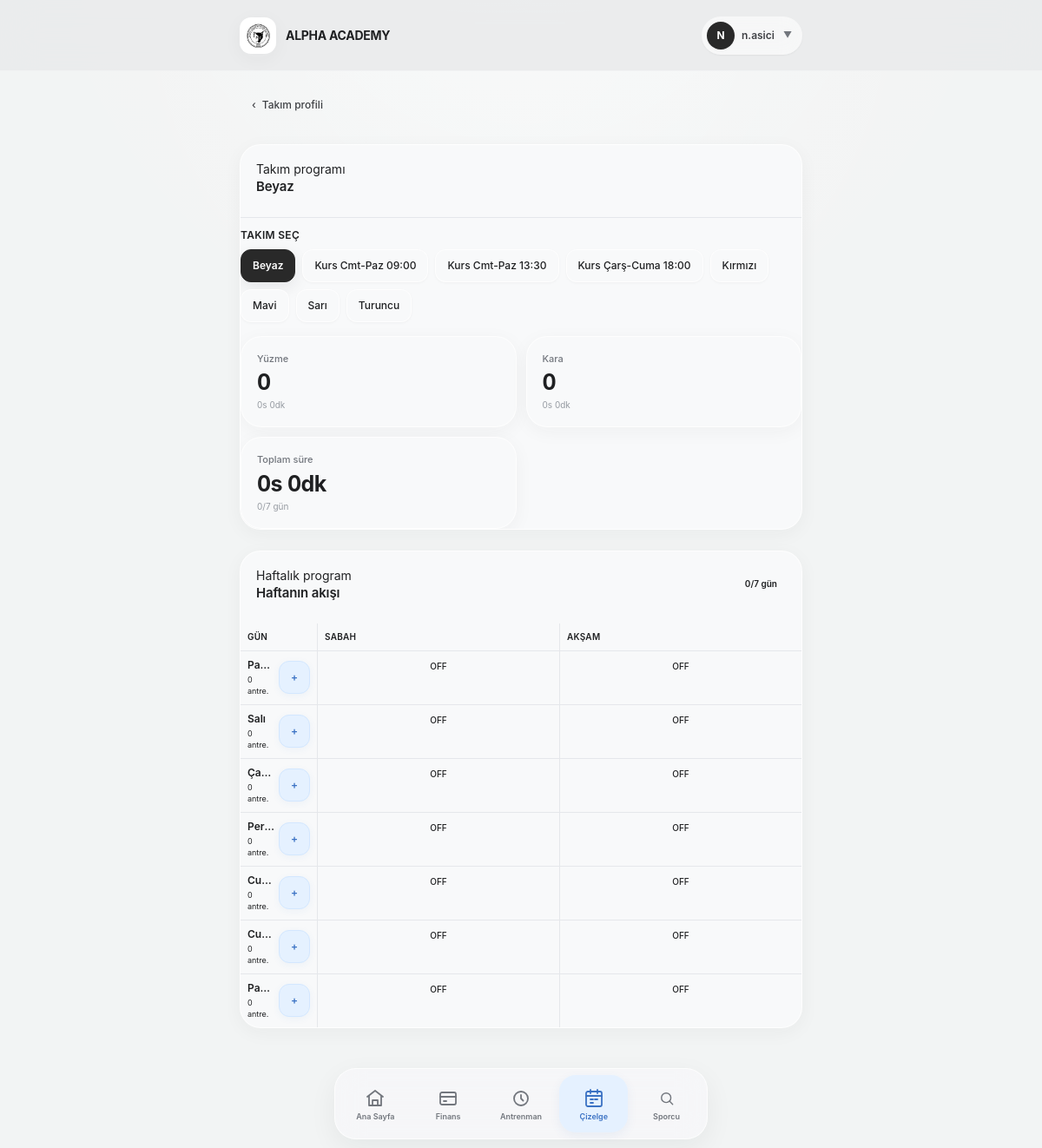
Screenshot of /teams/schedule/ (signed in) with the database file from the repository.
### users/models.py (models this page shows, shortened)
class User(AbstractUser):
    class Role(models.TextChoices):
        PARENT = 'parent', 'Veli'
        ADMIN = 'admin', 'Yönetici'
        COACH = 'coach', 'Antrenör'
        FINANCE = 'finance', 'Mali İşler'
    email = models.EmailField(unique=True, verbose_name="E-posta Adresi")
    role = models.CharField(
        max_length=20,
        choices=Role.choices,
        default=Role.PARENT,
        verbose_name="Kullanıcı Rolü"
    )
    phone_number = models.CharField(max_length=15, blank=True, null=True, verbose_name="Telefon Numarası")
    tc_identity = models.CharField(max_length=11, blank=True, null=True, verbose_name="T.C. Kimlik No")
    USERNAME_FIELD = 'username'
    REQUIRED_FIELDS = ['email', 'first_name', 'last_name']
    class Meta:
        verbose_name = "Kullanıcı"
        verbose_name_plural = "Kullanıcılar"
    @property
    def is_club_admin(self):
        return self.role == self.Role.ADMIN
    @property
    def is_coach(self):
        return self.role == self.Role.COACH

### teams/models.py (models this page shows, shortened)
class Team(models.Model):
    name = models.CharField(max_length=100, verbose_name="Takım / Grup Adı")
    description = models.TextField(blank=True, null=True, verbose_name="Açıklama / Yaş Grubu")
    coaches = models.ManyToManyField(
        settings.AUTH_USER_MODEL,
        blank=True,
        limit_choices_to={'role__in': ['coach', 'club_admin']},
        related_name='assigned_teams',
        verbose_name="Sorumlu Antrenörler"
    )
    is_active = models.BooleanField(default=True, verbose_name="Aktif mi?")
    created_at = models.DateTimeField(auto_now_add=True)
    class Meta:
        verbose_name = "Takım"
        verbose_name_plural = "Takımlar"

### teams/views.py (the view)
# urls.py: path('schedule/', views.team_schedule_home, name='team-schedule-home'),
@login_required
def team_schedule_home(request):
	teams = _schedule_teams(request)
	team = teams.filter(pk=request.GET.get('team')).first() or teams.first()
	context = _weekly_schedule_context(team) if team else {
		'team': None,
		'weekly_days': [],
		'scheduled_day_count': 0,
	}
	context['schedule_teams'] = teams
	return render(request, 'team/weekly_schedule.html', context)

### teams/views.py (called while the page is built)
def _schedule_teams(request):
	teams = Team.objects.order_by('name')
	if request.user.is_coach:
		teams = teams.filter(coaches=request.user)
	return teams

### templates/team/weekly_schedule.html (shortened to what this page needs)
{% extends "base.html" %}
{% block content %}
<div class="dashboard">
    <header class="page-header">
        {% if team %}
            <a
                href="{% url 'team-detail' team.pk %}"
                class="ui-btn ui-btn-sm ui-btn-ghost"
            >
                <span aria-hidden="true">‹</span>
                Takım profili
            </a>
        {% endif %}
    </header>
    {% if team %}
        <section class="ui-card">
            <div class="ui-card-header">
                <div class="min-w-0">
                    <p class="ui-eyebrow">
                        Takım programı
                    </p>
                    <h1
                        class="ui-card-title truncate"
                        title="{{ team.name }}"
                    >
                        {{ team.name }}
                    </h1>
                </div>
            </div>
            {% if schedule_teams %}
                <div class="mt-3 border-t border-base-200 pt-3">
                    <p class="mb-2 text-xs font-semibold uppercase tracking-wide text-base-content/50">
                        Takım seç
                    </p>
                    <form
                        method="get"
                        aria-label="Takım seçimi"
                        class="flex flex-wrap gap-2"
                    >
                        {% for schedule_team in schedule_teams %}
                            <button
                                type="submit"
                                name="team"
                                value="{{ schedule_team.pk }}"
                                class="
                                    ui-btn
                                    ui-btn-sm
                                    {% if team.pk == schedule_team.pk %}
                                        ui-btn-dark
                                    {% else %}
                                        ui-btn-secondary
                                    {% endif %}
                                "
                                {% if team.pk == schedule_team.pk %}
                                    aria-current="true"
                                {% endif %}
                            >
                                {{ schedule_team.name }}
                            </button>
                        {% endfor %}
                    </form>
                </div>
            {% endif %}
            <div class="ui-stat-grid mt-4">
                <div class="ui-stat">
                    <p class="ui-stat-label">
                        Yüzme
                    </p>
                    <p class="ui-stat-value text-primary-custom">
                        {{ swimming_count }}
                    </p>
                    <p class="ui-stat-description">
                        {{ swimming_training_hours }}s
                        {{ swimming_training_minutes }}dk
                    </p>
                </div>
                <div class="ui-stat">
                    <p class="ui-stat-label">
                        Kara
                    </p>
                    <p class="ui-stat-value text-primary-custom">
                        {{ land_count }}
                    </p>
                    <p class="ui-stat-description">
                        {{ land_training_hours }}s
                        {{ land_training_minutes }}dk
                    </p>
                </div>
                <div class="ui-stat">
                    <p class="ui-stat-label">
                        Toplam süre
                    </p>
                    <p class="ui-stat-value">
                        {{ total_training_hours }}s
                        {{ total_training_minutes }}dk
                    </p>
                    <p class="ui-stat-description">
                        {{ scheduled_day_count }}/7 gün
                    </p>
                </div>
            </div>
        </section>
        <section class="ui-section">
            <div class="ui-card">
                <div class="ui-card-header">
                    <div class="min-w-0">
                        <p class="ui-eyebrow">
                            Haftalık program
                        </p>
                        <h2 class="ui-card-title">
                            Haftanın akışı
                        </h2>
                    </div>
                    <span class="ui-badge">
                        {{ scheduled_day_count }}/7 gün
                    </span>
                </div>
                <div class="mt-3 overflow-hidden">
                    {% include "team/partials/weekly_schedule_board.html" %}
                </div>
            </div>
        </section>
    {% endif %}
</div>
{% endblock %}

### templates/components/app/topbar.html (shortened to what this page needs)
{% load static %}
<div class="app-topbar">
    <div class="app-topbar-inner">
        <a href="/" class="app-brand hover:opacity-90 transition-opacity">
            <div class="app-brand-logo flex items-center justify-center font-black text-xs text-[var(--ui-primary-text)] bg-[var(--ui-primary)]">
                <img src="/media/logos/new_logo.png" alt="Alpha Academy Logo" class="w-full h-full object-cover" />
            </div>
            <div class="min-w-0">
                <span class="app-brand-name">ALPHA ACADEMY</span>
            </div>
        </a>
        {% if request.user.is_authenticated %}
            <div class="app-topbar-actions relative" id="topbar-user-dropdown-wrapper">
                <button type="button"
                        class="flex items-center gap-2 p-1.5 pr-3 rounded-full bg-white/60 hover:bg-white/90 border border-[var(--ui-border-dark)] backdrop-blur-md shadow-sm transition-all active:scale-[0.98]"
                        onclick="document.getElementById('topbar-user-dropdown').classList.toggle('hidden')">
                    <div class="w-8 h-8 rounded-full bg-[var(--ui-dark)] text-white text-xs font-bold flex items-center justify-center shadow-sm shrink-0">
                        {% if request.user.first_name %}
                            {{ request.user.first_name|first|upper }}
                        {% else %}
                            {{ request.user.username|first|upper }}
                        {% endif %}
                    </div>
                    <span class="hidden sm:inline text-xs font-semibold text-[var(--ui-text-soft)]">
                        {% if request.user.get_full_name %}
                            {{ request.user.get_full_name }}
                        {% else %}
                            {{ request.user.username }}
                        {% endif %}
                    </span>
                    <span class="text-[10px] text-[var(--ui-muted)] ml-0.5">▼</span>
                </button>
            </div>
        {% endif %}
    </div>
</div>

### rows the page displays
User: user.username|first "N", user.username "n.asici"
Team: name "Beyaz", {{ schedule_team.pk }} 16 (drawn)
Team: {{ schedule_team.pk }} 19 (drawn), name "Kurs Cmt-Paz 09:00"
Team: {{ schedule_team.pk }} 17 (drawn), name "Kurs Cmt-Paz 13:30"
Team: {{ schedule_team.pk }} 18 (drawn), name "Kurs Çarş-Cuma 18:00"
Team: {{ schedule_team.pk }} 12 (drawn), name "Kırmızı"
Team: {{ schedule_team.pk }} 13 (drawn), name "Mavi"
Team: {{ schedule_team.pk }} 15 (drawn), name "Sarı"
Team: {{ schedule_team.pk }} 14 (drawn), name "Turuncu"

### other values shown
{{ swimming_count }} "0"
{{ swimming_training_hours }} "0"
{{ swimming_training_minutes }} "0"
{{ land_count }} "0"
{{ land_training_hours }} "0"
{{ land_training_minutes }} "0"
{{ total_training_hours }} "0"
{{ total_training_minutes }} "0"
{{ scheduled_day_count }} "0"
{{ day.label }} "Pa…" "Salı" "Çar…" "Per…" "Cu…" "Cu…" "Pazar"
{{ day.schedules|length }} "0" "0" "0" "0" "0" "0" "0"
